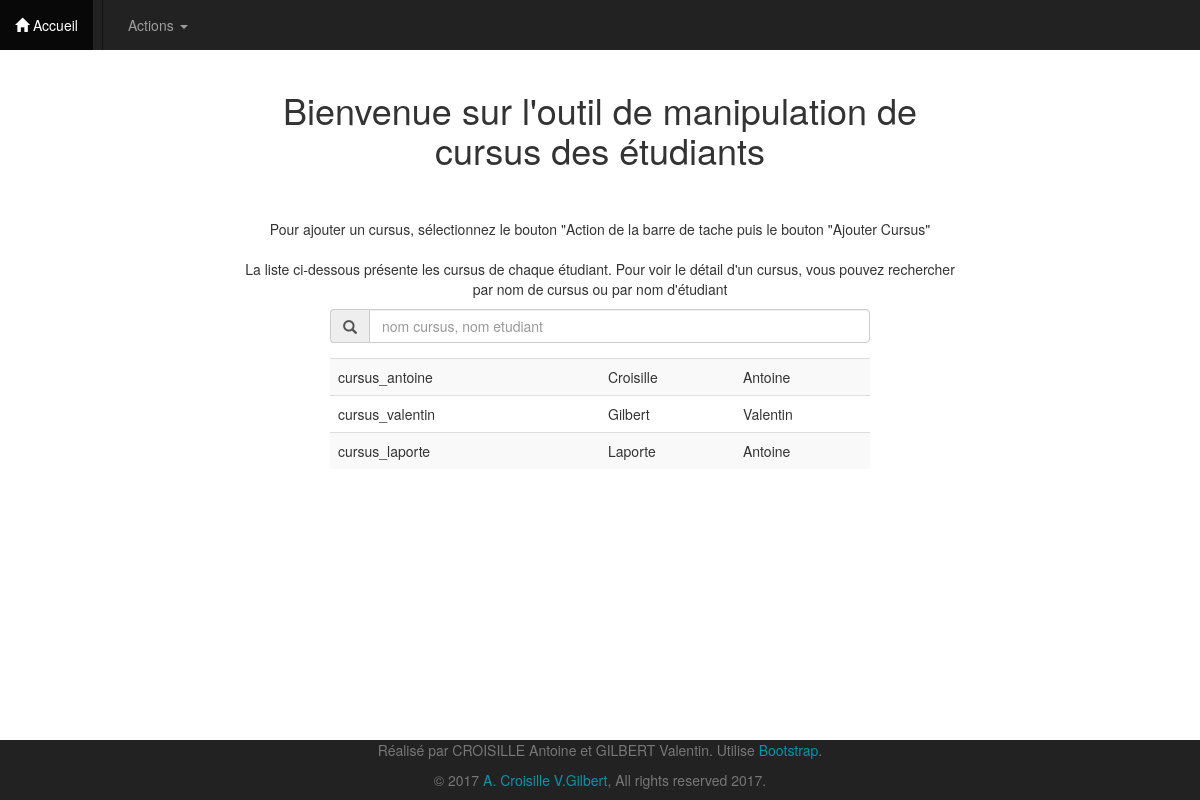
The page /Vues/home.php on the database as committed earlier.
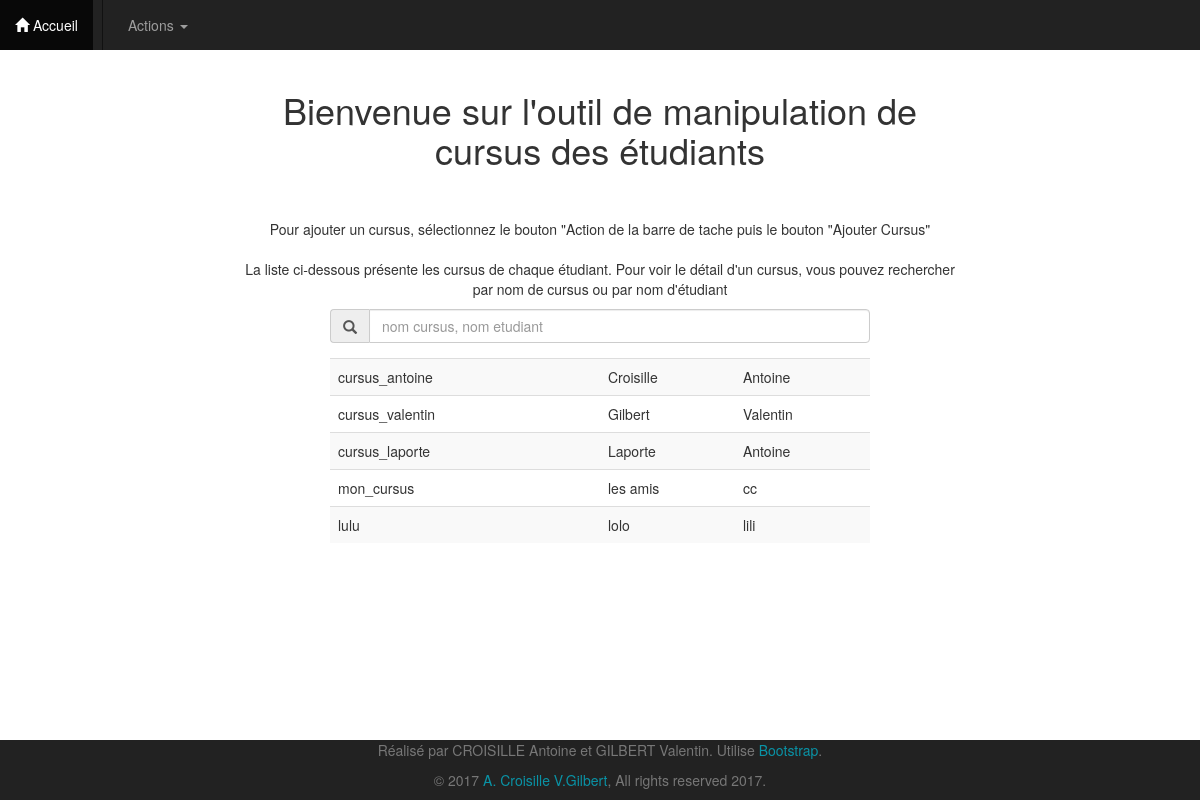
The same page on the database as committed later.
### tables this page shows
CREATE TABLE `cursus` (
  `id_cursus` int(11) NOT NULL,
  `nom_cursus` varchar(30) NOT NULL,
  `num_etu` int(11) NOT NULL
);

CREATE TABLE `etudiant` (
  `num_carte_etu` int(11) NOT NULL,
  `nom` varchar(50) NOT NULL,
  `prenom` varchar(50) NOT NULL,
  `admission` varchar(2) NOT NULL,
  `filiere` varchar(3) NOT NULL
);

### Persistance/dataBaseManager.php (called while the page is built, shortened)
<?php
class DataBaseManager{
	static private $dbh = null;
	static private $instance = null;
	static private $db_host="mysql:host=localhost;";
	static private $db_name="dbname=mission411";
	static private $db_user="root";
	static private $db_password="ptrx160";
	private function __construct(){
		try{
			self::$dbh = new PDO(self::$db_host.self::$db_name, self::$db_user, self::$db_password);
		}catch(PDOException $e){
			echo "<p>Erreur de connection à la base de donnée.</br>";
			die();
		}
	}
	public static function getInstance(){
		if(null ===self::$instance){
			self::$instance = new self;
		}
		return self::$instance;
	}
	public function prepareAndExecuteQuery($requete, $args){
		$numargs = count($args);
		$statement = self::$dbh->prepare($requete);
		for ($i=1;$i<=$numargs;$i++){
			$statement->bindParam($i, $args[$i-1]);
		}
		$statement->execute();
		return $statement;
	}
}
?>

### Persistance/CursusGateway.php (called while the page is built, shortened)
<?php
class CursusGateway
{
    public static function getCursusAll(){
        try{
            $stmt = DataBaseManager::getInstance()->prepareAndExecuteQuery('SELECT * FROM Cursus', array());
        }
        catch(Exception $e){
            $dataError['persistance-get'] = "Impossible d'accéder aux données";
        }
        $collectionCursus = array();
        if ($stmt !==false){
            foreach($stmt as $row){
                $cursus = new Cursus($row['id_cursus'], $row['nom_cursus'], $row['num_etu']);
                $collectionCursus [] = $cursus;
            }
        }else{
            $dataError['persistance-get'] = "Aucun cursus trouvé.";
        }
        return $collectionCursus;
    }
}

### Model/ModelCollectionCursus.php (called while the page is built, shortened)
<?php
class ModelCollectionCursus extends Model{
    private $collectionCursus;
    public function getData()
    {
        return $this->collectionCursus;
    }
    public function __construct()
    {
        $this->collectionCursus = array();
    }
    public static function getModelCursusAll(){
        $model = new self(array());
        $model->collectionCursus = CursusGateway::getCursusAll();
        return $model;
    }
}

### Metier/Cursus.php (called while the page is built, shortened)
<?php
class Cursus{
    private $nom;
    private $id;
    private $numEtu;
    public function getNom()
    {
        return $this->nom;
    }
    public function setNom($nom)
    {
        $this->nom = $nom;
    }
    public function setId($id){
        $this->id = $id;
    }
    public function getId(){
        return $this->id;
    }
    public function getNumEtu()
    {
        return $this->numEtu;
    }
    public function setNumEtu($numEtu)
    {
        $this->numEtu = $numEtu;
    }
}

### Persistance/EtudiantGateway.php (called while the page is built, shortened)
<?php
class EtudiantGateway{
    public static function getAllEtudiantsMap(){
        try{
            $stmt = DataBaseManager::getInstance()->prepareAndExecuteQuery('SELECT * FROM Etudiant', array());
        }
        catch(Exception $e){
            $dataError['persistance-get'] = "Impossible d'accéder aux données";
        }
        $collectionEtudiant = array();
        if ($stmt !== false){
            foreach($stmt as $row){
                $etudiant = new Etudiant($row['num_carte_etu'], $row['nom'], $row['prenom'], $row['admission'], $row['filiere']);
                $collectionEtudiant[$etudiant->getNumCarteEtu()] = $etudiant;
            }
        }else{
            $dataError['persistance-get'] = "Aucun cursus trouvé.";
        }
        return $collectionEtudiant;
    }
}
?>

### Model/ModelMapEtudiant.php (called while the page is built, shortened)
<?php
class ModelMapEtudiant extends Model{
    private $mapEtudiant;
    public function getData(){
        return $this->mapEtudiant;
    }
    public function __construct()
    {
        $this->mapEtudiant = array();
    }
    public static function getModelEtudiantAll(){
        $model = new self(array());
        $model-> mapEtudiant = EtudiantGateway::getAllEtudiantsMap();
        return $model;
    }
}

### Metier/Etudiant.php (called while the page is built, shortened)
<?php
class Etudiant{
    private $numCarteEtu;
    private $nom;
    private $prenom;
    public function getNumCarteEtu()
    {
        return $this->numCarteEtu;
    }
    public function setNumCarteEtu($numCarteEtu)
    {
        $this->numCarteEtu = $numCarteEtu;
    }
    public function getPrenom()
    {
        return $this->prenom;
    }
    public function setPrenom($prenom)
    {
        $this->prenom = $prenom;
    }
    public function getNom()
    {
        return $this->nom;
    }
    public function setNom($nom)
    {
        $this->nom = $nom;
    }
}

### Vues/home.php (the view, shortened to what the changed rows need)
<?php
    $modelEtudiant = ModelMapEtudiant::getModelEtudiantAll();
    $mapEtudiant = $modelEtudiant->getData();
    $modelCursus = ModelCollectionCursus::getModelCursusAll();
    $collectionCursus = $modelCursus->getData();
?>
<div class="container container-background ">
    <div class="col-lg-8 col-lg-offset-2">
        <div class="text-center">
            <h1>Bienvenue sur l'outil de manipulation de cursus des étudiants</h1>
        </div>
    </div>
    <div class="col-lg-6 col-lg-offset-3">
        <div class="pre-scrollable list-group" id="listeCursus">
            <table class="table-striped table table-hover">
            <?php
                foreach ($collectionCursus as $c){
                    $loc = "index.php?action=detailCursus&id_cursus=".$c->getId();
                    echo "<tr class=\"ligne-selectionnable nomCursus\"onclick=\"document.location='".$loc."'\">";
                    echo "<td class=\"nom_cursus col-lg-6\">".$c->getNom()."</td>";
                    echo "<td class=\"nom_etu col-lg-3\">".$mapEtudiant[$c->getNumEtu()]->getNom()."</td>";
                    echo "<td class=\"prenom_etu col-lg-3\">".$mapEtudiant[$c->getNumEtu()]->getPrenom()."</td>";
                    echo "</tr>";
                }
            ?>
            </table>
        </div>
    </div>
</div>

Rows that differ between the two databases and show on the page:
added cursus: nom_cursus "mon_cursus", num_etu.nom "les amis", num_etu.prenom "cc"
added cursus: nom_cursus "lulu", num_etu.nom "lolo", num_etu.prenom "lili"
